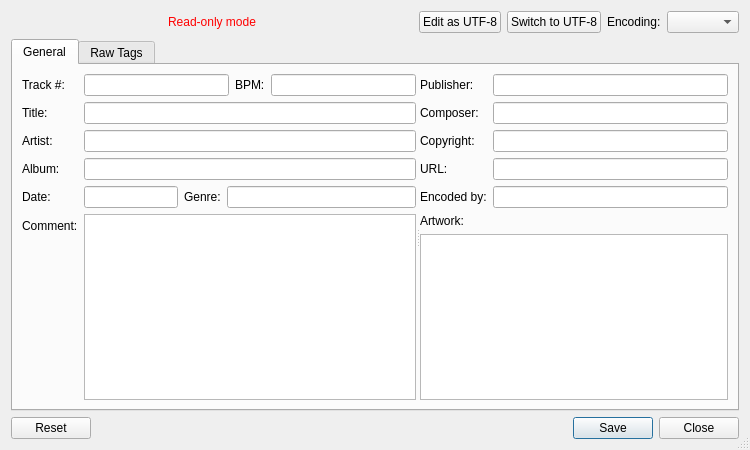
<?xml version="1.0" encoding="UTF-8"?>
<ui version="4.0">
 <class>TagEditorDialog</class>
 <widget class="QDialog" name="TagEditorDialog">
  <property name="geometry">
   <rect>
    <x>0</x>
    <y>0</y>
    <width>750</width>
    <height>450</height>
   </rect>
  </property>
  <property name="sizeGripEnabled">
   <bool>true</bool>
  </property>
  <layout class="QVBoxLayout" name="verticalLayout">
   <item>
    <widget class="QFrame" name="encodingFrame">
     <property name="frameShape">
      <enum>QFrame::NoFrame</enum>
     </property>
     <property name="frameShadow">
      <enum>QFrame::Raised</enum>
     </property>
     <layout class="QHBoxLayout" name="horizontalLayout">
      <property name="spacing">
       <number>6</number>
      </property>
      <property name="leftMargin">
       <number>0</number>
      </property>
      <property name="topMargin">
       <number>0</number>
      </property>
      <property name="rightMargin">
       <number>0</number>
      </property>
      <property name="bottomMargin">
       <number>0</number>
      </property>
      <item>
       <spacer name="horizontalSpacer">
        <property name="orientation">
         <enum>Qt::Horizontal</enum>
        </property>
        <property name="sizeHint" stdset="0">
         <size>
          <width>40</width>
          <height>20</height>
         </size>
        </property>
       </spacer>
      </item>
      <item>
       <widget class="QLabel" name="readOnlyLabel">
        <property name="styleSheet">
         <string notr="true">color: red;</string>
        </property>
        <property name="text">
         <string>Read-only mode</string>
        </property>
        <property name="alignment">
         <set>Qt::AlignCenter</set>
        </property>
       </widget>
      </item>
      <item>
       <spacer name="horizontalSpacer_2">
        <property name="orientation">
         <enum>Qt::Horizontal</enum>
        </property>
        <property name="sizeHint" stdset="0">
         <size>
          <width>40</width>
          <height>20</height>
         </size>
        </property>
       </spacer>
      </item>
      <item>
       <widget class="QPushButton" name="editAsUtf8Button">
        <property name="text">
         <string>Edit as UTF-8</string>
        </property>
       </widget>
      </item>
      <item>
       <widget class="QPushButton" name="encodingResetButton">
        <property name="text">
         <string>Switch to UTF-8</string>
        </property>
       </widget>
      </item>
      <item>
       <widget class="QLabel" name="encodingTagLabel">
        <property name="text">
         <string>Encoding:</string>
        </property>
       </widget>
      </item>
      <item>
       <widget class="QComboBox" name="encodingComboBox"/>
      </item>
     </layout>
    </widget>
   </item>
   <item>
    <widget class="QTabWidget" name="tabWidget">
     <property name="currentIndex">
      <number>0</number>
     </property>
     <widget class="QWidget" name="generalTab">
      <attribute name="title">
       <string>General</string>
      </attribute>
      <layout class="QHBoxLayout" name="horizontalLayout_2">
       <item>
        <widget class="QSplitter" name="splitter">
         <property name="orientation">
          <enum>Qt::Horizontal</enum>
         </property>
         <property name="childrenCollapsible">
          <bool>false</bool>
         </property>
         <widget class="QWidget" name="layoutWidget">
          <layout class="QFormLayout" name="formLayout_3">
           <property name="fieldGrowthPolicy">
            <enum>QFormLayout::ExpandingFieldsGrow</enum>
           </property>
           <item row="0" column="0">
            <widget class="QLabel" name="trackNumberTagLabel">
             <property name="text">
              <string>Track #:</string>
             </property>
            </widget>
           </item>
           <item row="0" column="1">
            <layout class="QHBoxLayout" name="horizontalLayout_6" stretch="1,0,1">
             <item>
              <widget class="QLineEdit" name="trackNumberTagLineEdit"/>
             </item>
             <item>
              <widget class="QLabel" name="bpmTagLabel">
               <property name="text">
                <string>BPM:</string>
               </property>
              </widget>
             </item>
             <item>
              <widget class="QLineEdit" name="bpmTagLineEdit"/>
             </item>
            </layout>
           </item>
           <item row="1" column="0">
            <widget class="QLabel" name="titleTagLabel">
             <property name="text">
              <string>Title:</string>
             </property>
            </widget>
           </item>
           <item row="1" column="1">
            <widget class="QLineEdit" name="titleTagLineEdit"/>
           </item>
           <item row="2" column="0">
            <widget class="QLabel" name="artistTagLabel">
             <property name="text">
              <string>Artist:</string>
             </property>
            </widget>
           </item>
           <item row="2" column="1">
            <widget class="QLineEdit" name="artistTagLineEdit"/>
           </item>
           <item row="3" column="0">
            <widget class="QLabel" name="albumTagLabel">
             <property name="text">
              <string>Album:</string>
             </property>
            </widget>
           </item>
           <item row="3" column="1">
            <widget class="QLineEdit" name="albumTagLineEdit"/>
           </item>
           <item row="4" column="0">
            <widget class="QLabel" name="dateTagLabel">
             <property name="text">
              <string>Date:</string>
             </property>
            </widget>
           </item>
           <item row="4" column="1">
            <layout class="QHBoxLayout" name="horizontalLayout_7" stretch="1,0,2">
             <item>
              <widget class="QLineEdit" name="dateTagLineEdit"/>
             </item>
             <item>
              <widget class="QLabel" name="genreTagLabel">
               <property name="text">
                <string>Genre:</string>
               </property>
              </widget>
             </item>
             <item>
              <widget class="QLineEdit" name="genreTagLineEdit"/>
             </item>
            </layout>
           </item>
           <item row="5" column="0">
            <widget class="QLabel" name="commentTagLabel">
             <property name="text">
              <string>Comment:</string>
             </property>
            </widget>
           </item>
           <item row="5" column="1">
            <widget class="QPlainTextEdit" name="commentTagPlainTextEdit"/>
           </item>
          </layout>
         </widget>
         <widget class="QWidget" name="layoutWidget">
          <layout class="QVBoxLayout" name="verticalLayout_4">
           <item>
            <layout class="QFormLayout" name="formLayout_4">
             <property name="fieldGrowthPolicy">
              <enum>QFormLayout::ExpandingFieldsGrow</enum>
             </property>
             <item row="0" column="0">
              <widget class="QLabel" name="publisherTagLabel">
               <property name="text">
                <string>Publisher:</string>
               </property>
              </widget>
             </item>
             <item row="0" column="1">
              <widget class="QLineEdit" name="publisherTagLineEdit"/>
             </item>
             <item row="1" column="0">
              <widget class="QLabel" name="composerTagLabel">
               <property name="text">
                <string>Composer:</string>
               </property>
              </widget>
             </item>
             <item row="1" column="1">
              <widget class="QLineEdit" name="composerTagLineEdit"/>
             </item>
             <item row="2" column="0">
              <widget class="QLabel" name="copyrightTagLabel">
               <property name="text">
                <string>Copyright:</string>
               </property>
              </widget>
             </item>
             <item row="2" column="1">
              <widget class="QLineEdit" name="copyrightTagLineEdit"/>
             </item>
             <item row="3" column="0">
              <widget class="QLabel" name="urlTagLabel">
               <property name="text">
                <string>URL:</string>
               </property>
              </widget>
             </item>
             <item row="3" column="1">
              <widget class="QLineEdit" name="urlTagLineEdit"/>
             </item>
             <item row="4" column="0">
              <widget class="QLabel" name="encodedByTagLabel">
               <property name="text">
                <string>Encoded by:</string>
               </property>
              </widget>
             </item>
             <item row="4" column="1">
              <widget class="QLineEdit" name="encodedByTagLineEdit"/>
             </item>
            </layout>
           </item>
           <item>
            <widget class="QLabel" name="label">
             <property name="text">
              <string>Artwork:</string>
             </property>
            </widget>
           </item>
           <item>
            <widget class="QListWidget" name="artworkListWidget">
             <property name="verticalScrollMode">
              <enum>QAbstractItemView::ScrollPerPixel</enum>
             </property>
             <property name="horizontalScrollMode">
              <enum>QAbstractItemView::ScrollPerPixel</enum>
             </property>
             <property name="flow">
              <enum>QListView::LeftToRight</enum>
             </property>
             <property name="isWrapping" stdset="0">
              <bool>true</bool>
             </property>
             <property name="resizeMode">
              <enum>QListView::Adjust</enum>
             </property>
             <property name="layoutMode">
              <enum>QListView::Batched</enum>
             </property>
             <property name="spacing">
              <number>5</number>
             </property>
            </widget>
           </item>
          </layout>
         </widget>
        </widget>
       </item>
      </layout>
     </widget>
     <widget class="QWidget" name="rawTagsTab">
      <attribute name="title">
       <string>Raw Tags</string>
      </attribute>
      <layout class="QVBoxLayout" name="verticalLayout_3">
       <property name="spacing">
        <number>0</number>
       </property>
       <property name="leftMargin">
        <number>0</number>
       </property>
       <property name="topMargin">
        <number>0</number>
       </property>
       <property name="rightMargin">
        <number>0</number>
       </property>
       <property name="bottomMargin">
        <number>0</number>
       </property>
       <item>
        <widget class="QScrollArea" name="rawTagsScrollArea">
         <property name="frameShape">
          <enum>QFrame::NoFrame</enum>
         </property>
         <property name="widgetResizable">
          <bool>true</bool>
         </property>
         <widget class="QWidget" name="rawTagsScrollAreaContents">
          <property name="geometry">
           <rect>
            <x>0</x>
            <y>0</y>
            <width>728</width>
            <height>330</height>
           </rect>
          </property>
         </widget>
        </widget>
       </item>
      </layout>
     </widget>
    </widget>
   </item>
   <item>
    <widget class="QDialogButtonBox" name="buttonBox">
     <property name="orientation">
      <enum>Qt::Horizontal</enum>
     </property>
     <property name="standardButtons">
      <set>QDialogButtonBox::Close|QDialogButtonBox::Reset|QDialogButtonBox::Save</set>
     </property>
    </widget>
   </item>
  </layout>
 </widget>
 <resources/>
 <connections>
  <connection>
   <sender>buttonBox</sender>
   <signal>rejected()</signal>
   <receiver>TagEditorDialog</receiver>
   <slot>reject()</slot>
   <hints>
    <hint type="sourcelabel">
     <x>374</x>
     <y>424</y>
    </hint>
    <hint type="destinationlabel">
     <x>374</x>
     <y>224</y>
    </hint>
   </hints>
  </connection>
 </connections>
</ui>
